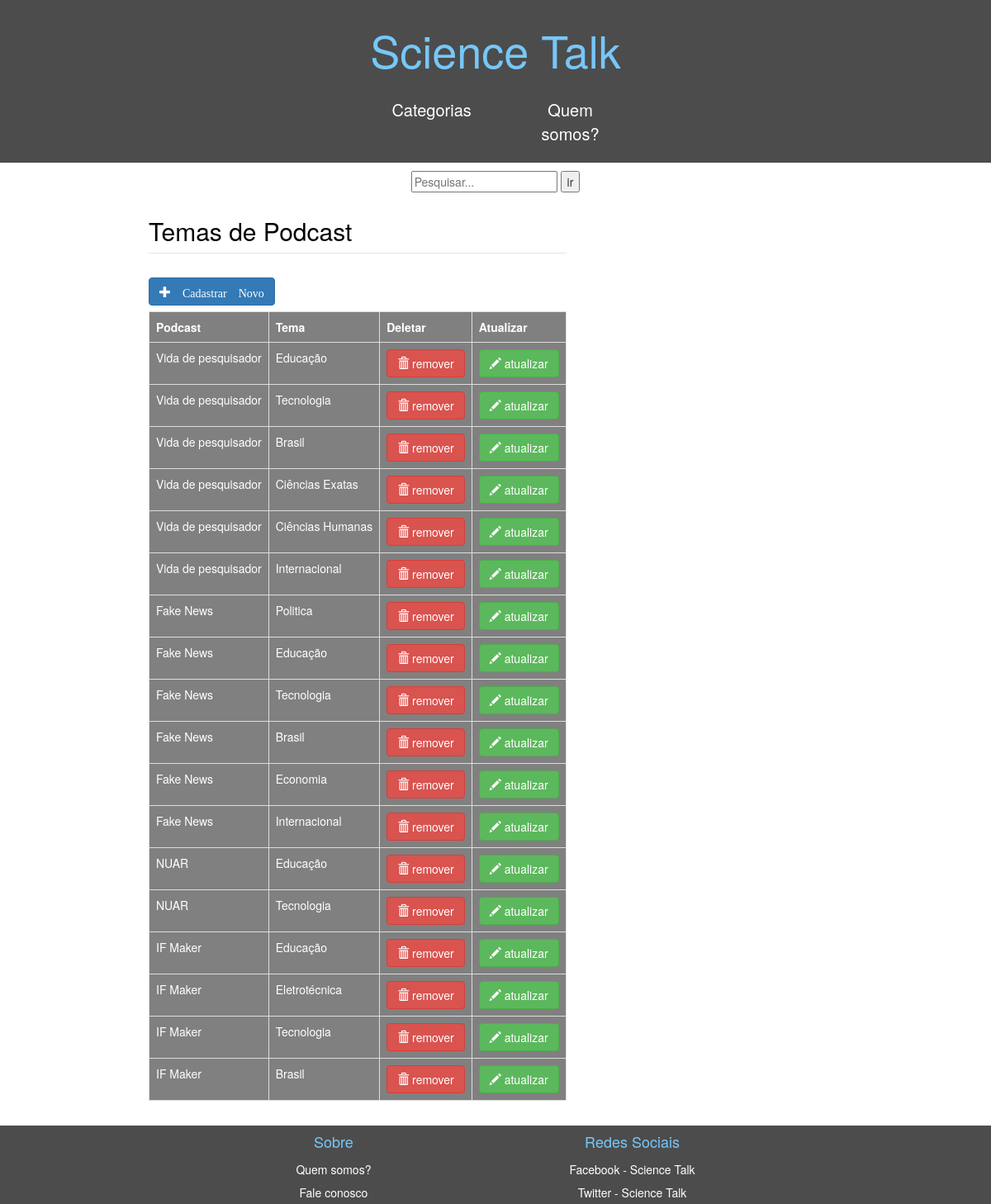
The app's page /Admin/ListPodTema.php (signed in) with its own data.
### tables this page shows
CREATE TABLE `podcast_tema` (
  `id_podcast_tema` int(11) NOT NULL,
  `podcast_id` int(11) NOT NULL,
  `tema_id` int(11) NOT NULL
);

CREATE TABLE `podcast` (
  `id` int(11) NOT NULL,
  `youtube` varchar(20) NOT NULL,
  `descricao` text NOT NULL,
  `titulo` varchar(50) NOT NULL,
  `data` date NOT NULL,
  `link_img` varchar(45) NOT NULL
);

CREATE TABLE `tema` (
  `id` int(11) NOT NULL,
  `descricao` varchar(50) NOT NULL
);

### Funcao.php (called while the page is built, shortened)
<?php
function obterConexao(){
  $conexao = mysqli_connect("localhost", "id10754545_root", "senha123", "id10754545_podcast");
  mysqli_set_charset($conexao,'utf8');
  return $conexao;
}
    function obterTema_Podcast(){
      $temapod = array();
        $conexao = obterConexao();
        $sql = "SELECT * FROM podcast_tema pt INNER JOIN podcast p on pt.podcast_id = p.id INNER JOIN tema t on pt.tema_id = t.id";
        if($result = mysqli_query($conexao, $sql)){
          $temapod = $result->fetch_all(MYSQLI_ASSOC);
        }
        return $temapod;
    }
?>

### Admin/ListPodTema.php (the view, shortened to what this page needs)
<?php
	include_once ('../Funcao.php');
	?>
<!DOCTYPE html>
<html lang="pt-br">
	<head>
    <link rel="stylesheet" href="https://maxcdn.bootstrapcdn.com/bootstrap/3.3.7/css/bootstrap.min.css">
        <link rel="stylesheet" type="text/css" href="../Estilo_PI.css"/>
  </head>
  <body>
  <div class="container">
		<?php include_once ('../menu.php');?>
			<div id="conteudoo">
                <div>
                <fieldset>
			<legend>
				<h2>Temas de Podcast</h2>
			</legend>
			<table class="table table-bordered  ">
            <caption><a class="btn btn-primary glyphicon glyphicon-plus" href="CadPodTema.php" role="button"> Cadastrar Novo</a></caption>
				<tr>
					<th>
						Podcast
					</th>
                    <th>
						Tema
					</th>
					<th>
						Deletar
					</th>
					<th>
						Atualizar
					</th>
                </tr>
            </div>
                <?php
                    $pods = obterTema_Podcast();
					foreach ($pods as $pod) {
                        echo "<tr>";
                        echo "<td>" . $pod["titulo"] . "</td>";
                        echo "<td>" . $pod["descricao"] . "</td>";
                        echo "<td> <form action='DeletePodTema.php' method='post'>
				             <input type='hidden' name='id' value=" .$pod['id_podcast_tema'].">
							<button class='btn btn-danger'><span class='glyphicon glyphicon-trash'></span> remover</button></form>
							</td>";
							echo "<td> <form action='UpdatePodTema.php' method='post'>
				             <input type='hidden' name='id' value=" .$pod['id_podcast_tema'].">
							 <button class='btn btn-success'><span class='glyphicon glyphicon-pencil'></span> atualizar</button></form>
							</td>";
						echo "</tr>";
                    }
				?>
                </div>
			</div>
			<footer class="footer">
			<?php include_once ('../rodape.php');?>
			</footer>
  </body>
  </body>
</html>

### Estilo_PI.css (style rules this page uses)
html { height: 100%; }
body { min-height: 100%; display: flex; background-image: url("Images/Background_1.jpg"); background-attachment: fixed; background-size: cover; }
.container { flex-grow: 1; display: flex; flex-direction: column; margin: 0px; padding: 0px; }
#conteudoo { flex-grow: 1; flex-direction: row; display: flex; margin:0 auto; padding:0px; margin-bottom: 1rem; width: 70%; border-radius: 10px 20px; }
table { background-color:grey; color: white; }
legend { color: black; }
caption { margin: 0 auto; justify-content: center; align-items: center; flex-direction: row; }

### records on screen
podcast_tema: podcast.titulo "Vida de pesquisador", tema.descricao "Educação"
podcast_tema: podcast.titulo "Vida de pesquisador", tema.descricao "Tecnologia"
podcast_tema: podcast.titulo "Vida de pesquisador", tema.descricao "Brasil"
podcast_tema: podcast.titulo "Vida de pesquisador", tema.descricao "Ciências Exatas"
podcast_tema: podcast.titulo "Vida de pesquisador", tema.descricao "Ciências Humanas"
podcast_tema: podcast.titulo "Vida de pesquisador", tema.descricao "Internacional"
podcast_tema: podcast.titulo "Fake News", tema.descricao "Politica"
podcast_tema: podcast.titulo "Fake News", tema.descricao "Educação"
podcast_tema: podcast.titulo "Fake News", tema.descricao "Tecnologia"
podcast_tema: podcast.titulo "Fake News", tema.descricao "Brasil"
podcast_tema: podcast.titulo "Fake News", tema.descricao "Economia"
podcast_tema: podcast.titulo "Fake News", tema.descricao "Internacional"
podcast_tema: podcast.titulo "NUAR", tema.descricao "Educação"
podcast_tema: podcast.titulo "NUAR", tema.descricao "Tecnologia"
podcast_tema: podcast.titulo "IF Maker", tema.descricao "Educação"
podcast_tema: podcast.titulo "IF Maker", tema.descricao "Eletrotécnica"
podcast_tema: podcast.titulo "IF Maker", tema.descricao "Tecnologia"
podcast_tema: podcast.titulo "IF Maker", tema.descricao "Brasil"
